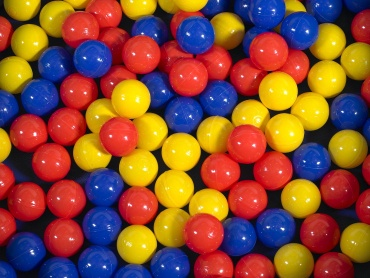
#> input picture Resources/resized_sample.jpg, 370 x 278 px
$ python joinImage.py
#> lines starting #> are read from the running program, lines starting #| are printed output that depends on the picture
import cv2
import numpy as np

img1=cv2.imread("../Resources/resized_sample.jpg")
#> img1 is the input picture: shape (278, 370, 3); mean B, G, R 52.1, 77.7, 135.8
img2 = cv2.GaussianBlur(img1,(7,7),0)
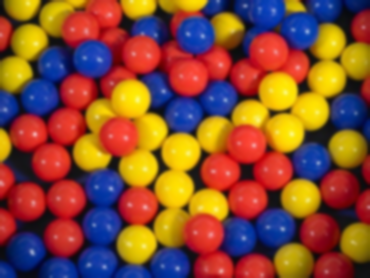
#> img2: shape (278, 370, 3); mean B, G, R 52.1, 77.8, 135.8

imgHor = np.hstack((img1,img2))
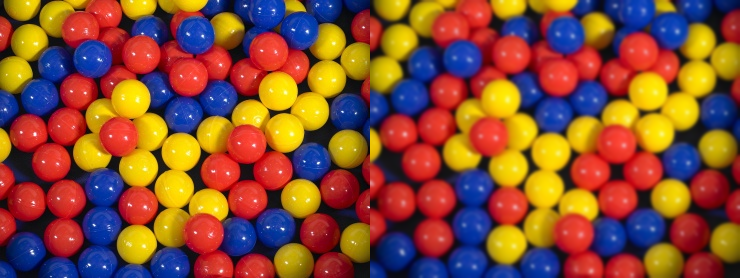
#> imgHor: shape (278, 740, 3); mean B, G, R 52.1, 77.8, 135.8

cv2.imshow("a",imgHor)
cv2.waitKey(0)

$ run again, with Resources/akash.jpg copied over Resources/resized_sample.jpg
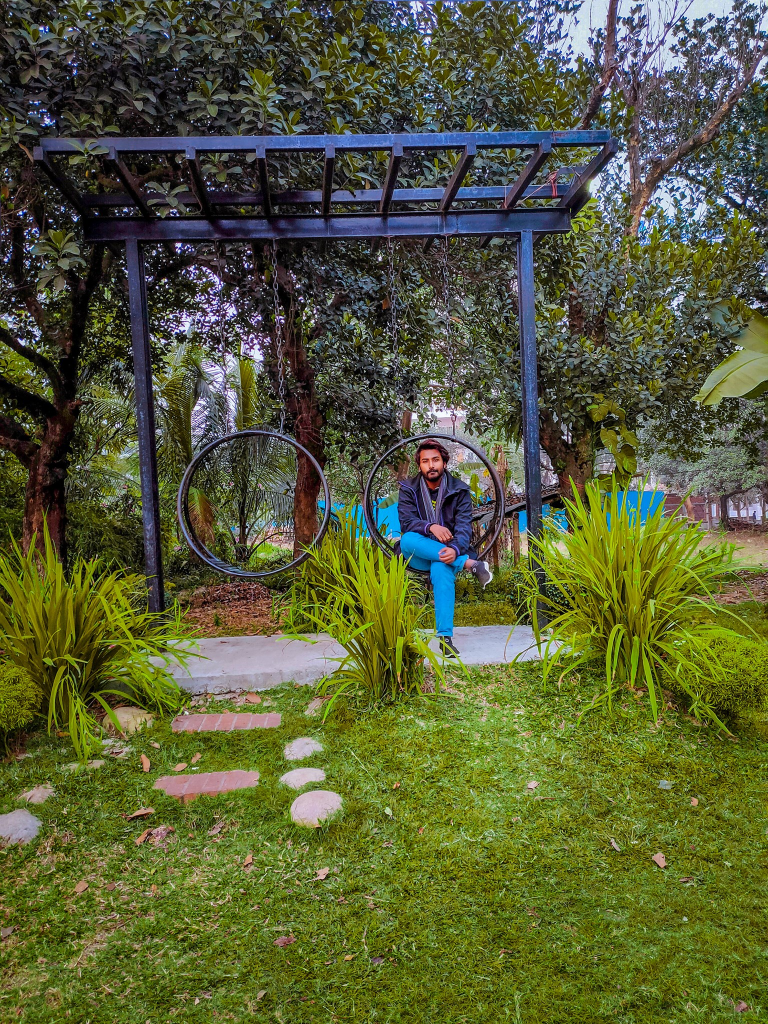
#> input picture Resources/akash.jpg, 1536 x 2048 px (shown at 1/2 size)
#> img1 is the input picture: shape (2048, 1536, 3); mean B, G, R 55.4, 92.6, 86.5
#> `imgHor = np.hstack((img1,img2))`:
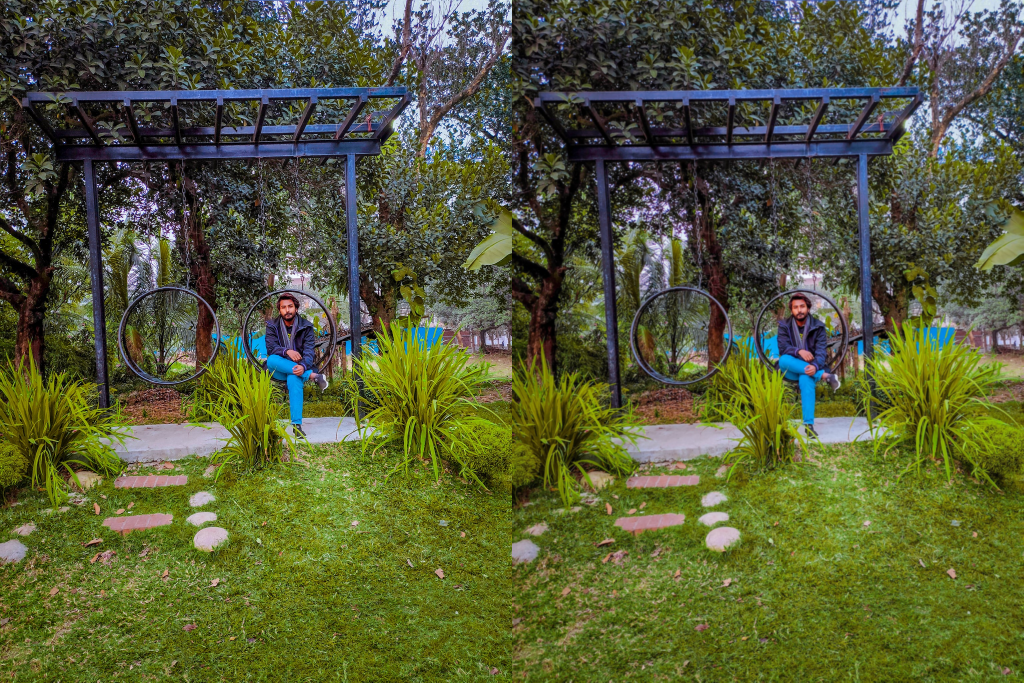
#> imgHor: shape (2048, 3072, 3) (shown at 1/3 size); mean B, G, R 55.4, 92.6, 86.5
